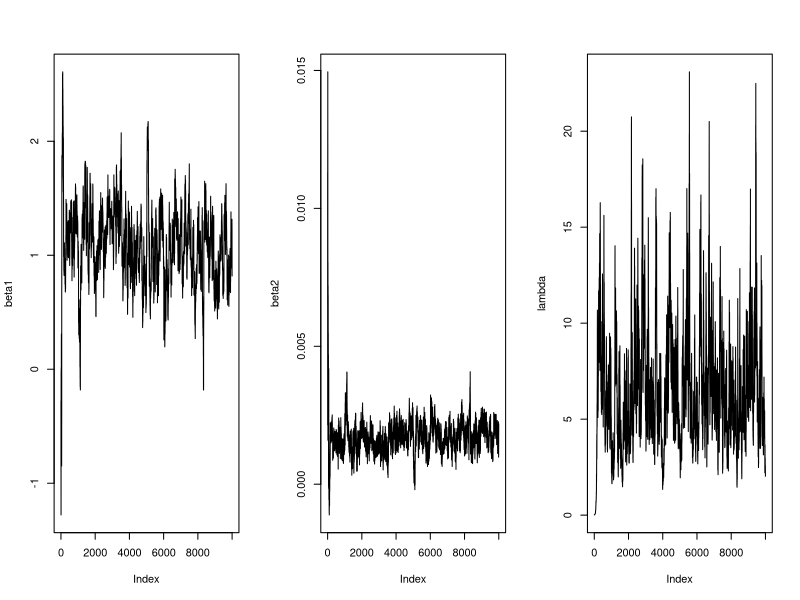

Write the R code that produced this figure. (Note: this script raises an error after producing the figure.)
# #!/Library/Frameworks/R.framework/Versions/3.2/Resources/bin/Rscript
# rm(list = ls())
# data = read.csv("fabric_1.csv", header = FALSE, sep = "")
# y = data[,2]
# x = data[,1]
# y = y[order(x)]
# x = x[order(x)]
# 
# 
# ###MCMC
# tot = 5000
# beta1 = beta2 = rep(0,tot)
# times = 0
# beta1_c = beta2_c = 0
# beta1_n = beta2_n = 0
# 
# ratio_func <- function(beta1_n, beta2_n, beta1_c, beta2_c, x, y){
#   n = length(x)
#   ita_c = t(c(beta1_c, beta2_c)) %*% rbind(rep(1,n),x)
#   lambda_c = exp(ita_c)
#   cur = sum(y*ita_c - lambda_c)
#   ita_n = t(c(beta1_n, beta2_n)) %*% rbind(rep(1,n),x)
#   lambda_n = exp(ita_n)
#   new = sum(y*ita_n - lambda_n)
#   if (new == -Inf){
#     ratio = 0
#   }else{
#     r = exp(new - cur)
#     ratio = min(1,r)
#   }
# }
# 
# while (times < tot){
#   times = times + 1
#   flag = FALSE
#   nflag = 0
#   while (!flag){
#     nflag = nflag + 1
#     beta1_n = beta1_c + rnorm(1, sd = 1/nflag)
#     beta2_n = beta2_c + rnorm(1, sd = 1/nflag)
#     r = runif(1)
#     acc = ratio_func(beta1_n, beta2_n, beta1_c, beta2_c, x, y)
#     if (r <= acc){
#       flag=TRUE
#       beta1[times] = beta1_c = beta1_n
#       beta2[times] = beta2_c = beta2_n
#     }
#   }
# }
# 
# ###Plot the parameter curve
# #plot(beta1, type = "l")
# #plot(beta2, type = "l")
# pdf(file = "pic/HW5_1/pos.pdf")
# par(mfrow = c(1,2))
# post_beta1 = beta1[1001:tot]
# post_beta2 = beta2[1001:tot]
# h1 = hist(post_beta1, freq = FALSE, xlab = expression(beta[1]), ylab = "Density")
# lines(h1$mids, h1$density, type = "l", lty = 2, col="red")
# #abline(h = 1, col = "blue")
# h2 = hist(post_beta2, freq = FALSE, xlab = expression(beta[1]), ylab = "Density")
# lines(h2$mids, h2$density, type = "l", lty = 2, col="red")
# #abline(h = 1, col = "blue")
# dev.off()
# 
# ###Response mean
# inv = seq(min(x), max(x), length.out = 1000)
# p_ita = cbind(post_beta1, post_beta2) %*% rbind(rep(1,1000),inv)
# p_mu = exp(p_ita)
# p_mu_inv = apply(p_mu, 2, function(x) c(mean(x),quantile(x,0.025),quantile(x,0.975)))
# pdf(file = "pic/HW5_1/RMC.pdf")
# plot(inv, p_mu_inv[1,], col = 1, type = "l", xlab = "Length", ylab = "Number of fault")
# lines(inv, p_mu_inv[2,], col = 1, lty = 2)
# lines(inv, p_mu_inv[3,], col = 1, lty = 2)
# dev.off()
# 
# ###Posterior predictive residuals
# n = length(x)
# p0_ita = cbind(post_beta1, post_beta2) %*% rbind(rep(1,n),x)
# p0_mu = exp(p0_ita)
# p0_y = apply(p0_mu, 1:2, function(x) rpois(1,x))
# p0_e = p0_y - matrix(rep(y,4000), ncol = 32, byrow = TRUE)
# quan = apply(p0_e, 2, function(x) c(quantile(x,c(0.2,0.4,0.6,0.8))))
# pdf(file = "pic/HW5_1/box.pdf")
# boxplot(p0_e)
# abline(h = 0, col="red")
# dev.off()






# ###Hierarchical Model
# rm(list = ls())
# data = read.csv("fabric_1.csv", header = FALSE, sep = "")
# y = data[,2]
# x = data[,1]
# y = y[order(x)]
# x = x[order(x)]
# 
# acc_func1 <- function(mu_c, gamma_c, log_lambda_c, log_lambda_n, y){
#   n = length(y)
#   cur = new = 0
#   lambda_c = exp(log_lambda_c)
#   lambda_n = exp(log_lambda_n)
#   for (i in 1:n){
#     cur = cur + dpois(y[i], lambda = mu_c[i], log = TRUE) + dgamma(mu_c[i], shape = lambda_c, scale = gamma_c[i]/lambda_c, log = TRUE)
#     new = new + dpois(y[i], lambda = mu_c[i], log = TRUE) + dgamma(mu_c[i], shape = lambda_n, scale = gamma_c[i]/lambda_n, log = TRUE)
#   }
#   if (new == -Inf){
#     acc = 0
#   }else{
#     acc = min(1, exp(new - cur))
#   }
#   return(acc)
# }
# 
# acc_func2 <- function(mu_c, beta1_c, beta2_c, beta1_n, lambda_c, beta2_n, x, y){
#   n = length(x)
#   gamma_c = exp(t(c(beta1_c, beta2_c)) %*% rbind(rep(1,n), x))
#   gamma_n = exp(t(c(beta1_n, beta2_n)) %*% rbind(rep(1,n), x))
#   cur = new = 0
#   for (i in 1:n){
#     cur = cur + dpois(y[i], lambda = mu_c[i], log = TRUE) + dgamma(mu_c[i], shape = lambda_c, scale = gamma_c[i]/lambda_c, log = TRUE)
#     new = new + dpois(y[i], lambda = mu_c[i], log = TRUE) + dgamma(mu_c[i], shape = lambda_c, scale = gamma_n[i]/lambda_c, log = TRUE)
#   }
#   if (new == -Inf){
#     acc = 0
#   }else{
#     acc = min(1, exp(new - cur))
#   }
# }
# 
# tot = 10000
# ###Test: 
# ###tot = 10
# beta1 = beta2 = lambda = rep(0,tot)
# n = length(x)
# 
# times = 0
# beta1_c = beta2_c = lambda_c = 0.01
# beta1_n = beta2_n = lambda_n = 0.01
# mu_c = rep(0,n)
# 
# while (times < tot){
#   if (times %% 1000 == 0){
#     print(times)
#   }
#   times = times + 1
#   ###Step 1: Sample mu 
#   gamma_c = exp(t(c(beta1_c, beta2_c)) %*% rbind(rep(1,n),x))
#   for (i in 1:n){
#      mu_c[i] = rgamma(1,shape = (lambda_c+y[i]) ,scale = ((lambda_c/gamma_c[i]+1)^(-1)))
#   }
# #   cur = -Inf
# #   while (cur == -Inf){
# #      for (i in 1:n){
# #        mu_c[i] = rgamma(1,shape = (lambda_c+y[i]) ,scale = (lambda_c/gamma_c[i]+1))
# #      }
# #      cur = 0
# #      for (i in 1:n){
# #        cur = cur + dpois(y[i], lambda = mu_c[i], log = TRUE) + dgamma(mu_c[i], shape = lambda_c, scale = lambda_c/gamma_c[i], log = TRUE)
# #      }
# #   }
#   ###Step 2: Sample lambda
#   flag_lambda = F
#   nflag_lambda = 0
#   log_lambda_c = log(lambda_c)
#   while (!flag_lambda){
#     nflag_lambda = nflag_lambda + 1
#     log_lambda_n = log_lambda_c + rnorm(1, sd = 0.1/nflag_lambda)
#     acc_labmda = acc_func1(mu_c, gamma_c, log_lambda_c, log_lambda_n, y)
#     r = runif(1)
#     if (r < acc_labmda){
#       flag_lambda = T
#       lambda[times] = lambda_c = exp(log_lambda_n)
#     }
#   }
#   ###Step 3: Sample beta
#   flag_beta = F
#   nflag_beta = 0
#   while (!flag_beta){
#     nflag_beta = nflag_beta + 1
#     beta1_n = beta1_c + rnorm(1, sd = 1/nflag_beta)
#     beta2_n = beta2_c + rnorm(1, sd = 0.1/nflag_beta)
#     acc_beta = acc_func2(mu_c, beta1_c, beta2_c, beta1_n, lambda_c, beta2_n, x, y)
#     r = runif(1)
#     if (r < acc_beta){
#       flag_beta = T
#       beta1[times] = beta1_c = beta1_n
#       beta2[times] = beta2_c = beta2_n
#     }
#   }
# }
# 
# ##Plot the parameter curve
# par(mfrow = c(1,3))
# plot(beta1, type = "l")
# plot(beta2, type = "l")
# plot(lambda, type = "l")
# pdf(file = "pic/HW5_1/pos0.pdf")
# par(mfrow = c(1,3))
# post_beta1 = beta1[2001:tot]
# post_beta2 = beta2[2001:tot]
# post_lambda = lambda[2001:tot]
# h1 = hist(post_beta1, freq = FALSE, xlab = expression(beta[1]), ylab = "Density")
# lines(h1$mids, h1$density, type = "l", lty = 2, col="red")
# #abline(h = 1, col = "blue")
# h2 = hist(post_beta2, freq = FALSE, xlab = expression(beta[2]), ylab = "Density")
# lines(h2$mids, h2$density, type = "l", lty = 2, col="red")
# #abline(h = 1, col = "blue")
# h3 = hist(post_lambda, freq = FALSE, breaks = 100, xlab = expression(lambda), ylab = "Density")
# lines(h3$mids, h3$density, type = "l", lty = 2, col="red")
# #abline(h = 1, col = "blue")
# dev.off()
# 
# ###Response mean curve
# inv = seq(min(x), max(x), length.out = 1000)
# p_ita = cbind(post_beta1, post_beta2) %*% rbind(rep(1,1000),inv)
# p_mu = exp(p_ita)
# p_mu_inv = apply(p_mu, 2, function(x) c(mean(x),quantile(x,0.025),quantile(x,0.975)))
# pdf(file = "pic/HW5_1/RMC0.pdf")
# plot(inv, p_mu_inv[1,], col = 1, type = "l", xlab = "Length", ylab = "Number of fault")
# lines(inv, p_mu_inv[2,], col = 1, lty = 2)
# lines(inv, p_mu_inv[3,], col = 1, lty = 2)
# dev.off()
# 
# ###Posterior predictive residuals
# n = length(x)
# p0_ita = cbind(post_beta1, post_beta2) %*% rbind(rep(1,n),x)
# p0_gamma = exp(p0_ita)
# p0_lambda = post_lambda
# p0_mu = matrix(rep(0,n*(tot-2000)), ncol = 32)
# for (i in 1:8000){
#   for (j in 1:n){
#     p0_mu[i,j] = rgamma(1, shape = p0_lambda[i], scale = p0_gamma[i,j]/p0_lambda[i])
#   }
# }
# p0_y = apply(p0_mu, 1:2, function(x) rpois(1,x))
# p0_e = p0_y - matrix(rep(y,8000), ncol = 32, byrow = TRUE)
# pdf(file = "pic/HW5_1/box0.pdf")
# boxplot(p0_e)
# abline(h = 0, col="red")
# dev.off()
# 
# ###quadratic loss L measure
# p = 1
# var0 = apply(p0_y, 2, function(x) var(x))
# sqd = apply(p0_y, 2, function(x) (y-mean(x))^2)
# L = sum(var0) + p*sum(sqd)








###Hierarchical Model with different priors
rm(list = ls())
data = read.csv("fabric_1.csv", header = FALSE, sep = "")
y = data[,2]
x = data[,1]
y = y[order(x)]
x = x[order(x)]

acc_func1 <- function(mu_c, gamma_c, log_lambda_c, log_lambda_n, y){
  n = length(y)
  cur = new = 0
  lambda_c = exp(log_lambda_c)
  lambda_n = exp(log_lambda_n)
  for (i in 1:n){
    cur = cur + dpois(y[i], lambda = mu_c[i], log = TRUE) + dgamma(mu_c[i], shape = lambda_c, scale = gamma_c[i]/lambda_c, log = TRUE)
    new = new + dpois(y[i], lambda = mu_c[i], log = TRUE) + dgamma(mu_c[i], shape = lambda_n, scale = gamma_c[i]/lambda_n, log = TRUE)
  }
  cur = cur - 2*log(lambda_c+1)
  new = new - 2*log(lambda_n+1)
  if (new == -Inf){
    acc = 0
  }else{
    acc = min(1, exp(new - cur))
  }
  return(acc)
}

acc_func2 <- function(mu_c, beta1_c, beta2_c, beta1_n, lambda_c, beta2_n, x, y){
  n = length(x)
  gamma_c = exp(t(c(beta1_c, beta2_c)) %*% rbind(rep(1,n), x))
  gamma_n = exp(t(c(beta1_n, beta2_n)) %*% rbind(rep(1,n), x))
  cur = new = 0
  for (i in 1:n){
    cur = cur + dpois(y[i], lambda = mu_c[i], log = TRUE) + dgamma(mu_c[i], shape = lambda_c, scale = gamma_c[i]/lambda_c, log = TRUE)
    new = new + dpois(y[i], lambda = mu_c[i], log = TRUE) + dgamma(mu_c[i], shape = lambda_c, scale = gamma_n[i]/lambda_c, log = TRUE)
  }
  if (new == -Inf){
    acc = 0
  }else{
    acc = min(1, exp(new - cur))
  }
}

tot = 10000
###Test: 
###tot = 10
beta1 = beta2 = lambda = rep(0,tot)
n = length(x)

times = 0
beta1_c = beta2_c = lambda_c = 0.01
beta1_n = beta2_n = lambda_n = 0.01
mu_c = rep(0,n)

while (times < tot){
  if (times %% 1000 == 0){
    print(times)
  }
  times = times + 1
  ###Step 1: Sample mu 
  gamma_c = exp(t(c(beta1_c, beta2_c)) %*% rbind(rep(1,n),x))
  for (i in 1:n){
    mu_c[i] = rgamma(1,shape = (lambda_c+y[i]) ,scale = ((lambda_c/gamma_c[i]+1)^(-1)))
  }
  #   cur = -Inf
  #   while (cur == -Inf){
  #      for (i in 1:n){
  #        mu_c[i] = rgamma(1,shape = (lambda_c+y[i]) ,scale = (lambda_c/gamma_c[i]+1))
  #      }
  #      cur = 0
  #      for (i in 1:n){
  #        cur = cur + dpois(y[i], lambda = mu_c[i], log = TRUE) + dgamma(mu_c[i], shape = lambda_c, scale = lambda_c/gamma_c[i], log = TRUE)
  #      }
  #   }
  ###Step 2: Sample lambda
  flag_lambda = F
  nflag_lambda = 0
  log_lambda_c = log(lambda_c)
  while (!flag_lambda){
    nflag_lambda = nflag_lambda + 1
    log_lambda_n = log_lambda_c + rnorm(1, sd = 0.1/nflag_lambda)
    acc_labmda = acc_func1(mu_c, gamma_c, log_lambda_c, log_lambda_n, y)
    r = runif(1)
    if (r < acc_labmda){
      flag_lambda = T
      lambda[times] = lambda_c = exp(log_lambda_n)
    }
  }
  ###Step 3: Sample beta
  flag_beta = F
  nflag_beta = 0
  while (!flag_beta){
    nflag_beta = nflag_beta + 1
    beta1_n = beta1_c + rnorm(1, sd = 1/nflag_beta)
    beta2_n = beta2_c + rnorm(1, sd = 0.1/nflag_beta)
    acc_beta = acc_func2(mu_c, beta1_c, beta2_c, beta1_n, lambda_c, beta2_n, x, y)
    r = runif(1)
    if (r < acc_beta){
      flag_beta = T
      beta1[times] = beta1_c = beta1_n
      beta2[times] = beta2_c = beta2_n
    }
  }
}

##Plot the parameter curve
par(mfrow = c(1,3))
plot(beta1, type = "l")
plot(beta2, type = "l")
plot(lambda, type = "l")
pdf(file = "pic/HW5_1/pos1.pdf")
par(mfrow = c(1,3))
post_beta1 = beta1[2001:tot]
post_beta2 = beta2[2001:tot]
post_lambda = lambda[2001:tot]
h1 = hist(post_beta1, freq = FALSE, xlab = expression(beta[1]), ylab = "Density")
lines(h1$mids, h1$density, type = "l", lty = 2, col="red")
#abline(h = 1, col = "blue")
h2 = hist(post_beta2, freq = FALSE, xlab = expression(beta[2]), ylab = "Density")
lines(h2$mids, h2$density, type = "l", lty = 2, col="red")
#abline(h = 1, col = "blue")
h3 = hist(post_lambda, freq = FALSE, xlab = expression(lambda), ylab = "Density")
lines(h3$mids, h3$density, type = "l", lty = 2, col="red")
#abline(h = 1, col = "blue")
dev.off()

###Response mean curve
inv = seq(min(x), max(x), length.out = 1000)
p_ita = cbind(post_beta1, post_beta2) %*% rbind(rep(1,1000),inv)
p_mu = exp(p_ita)
p_mu_inv = apply(p_mu, 2, function(x) c(mean(x),quantile(x,0.025),quantile(x,0.975)))
pdf(file = "pic/HW5_1/RMC1.pdf")
plot(inv, p_mu_inv[1,], col = 1, type = "l", xlab = "Length", ylab = "Number of fault")
lines(inv, p_mu_inv[2,], col = 1, lty = 2)
lines(inv, p_mu_inv[3,], col = 1, lty = 2)
dev.off()

###Posterior predictive residuals
n = length(x)
p0_ita = cbind(post_beta1, post_beta2) %*% rbind(rep(1,n),x)
p0_gamma = exp(p0_ita)
p0_lambda = post_lambda
p0_mu = matrix(rep(0,n*(tot-2000)), ncol = 32)
for (i in 1:8000){
  for (j in 1:n){
    p0_mu[i,j] = rgamma(1, shape = p0_lambda[i], scale = p0_gamma[i,j]/p0_lambda[i])
  }
}
p0_y = apply(p0_mu, 1:2, function(x) rpois(1,x))
p0_e = p0_y - matrix(rep(y,8000), ncol = 32, byrow = TRUE)
pdf(file = "pic/HW5_1/box1.pdf")
boxplot(p0_e)
abline(h = 0, col="red")
dev.off()

###quadratic loss L measure
p = 1
var0 = apply(p0_y, 2, function(x) var(x))
sqd = apply(p0_y, 2, function(x) (y-mean(x))^2)
L = sum(var0) + p*sum(sqd)